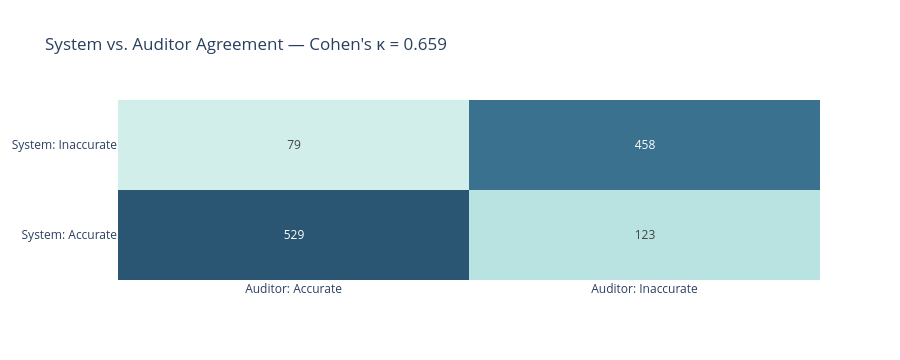

Notebook code cell kept with this figure:
### Markdown cell above
## 4. Accuracy — Cohen's kappa on the audited sample

For the ~10% of district-collection-months that received a manual accuracy audit, we simulate a second, independent auditor rating (with realistic inter-rater noise) and measure agreement using Cohen's kappa — the standard statistic for categorical inter-rater reliability.

### Code cell
from sklearn.metrics import cohen_kappa_score, confusion_matrix

audited = submissions.dropna(subset=["accuracy_score"]).copy()
audited["system_label"] = np.where(audited.accuracy_score >= 0.90, "Accurate", "Inaccurate")

rng = np.random.default_rng(5)
# second rater agrees most of the time but has independent noise -> realistic kappa < 1
noisy_score = np.clip(audited.accuracy_score.values + rng.normal(0, 0.06, len(audited)), 0, 1)
audited["auditor_label"] = np.where(noisy_score >= 0.90, "Accurate", "Inaccurate")

kappa = cohen_kappa_score(audited.system_label, audited.auditor_label)
cm = confusion_matrix(audited.system_label, audited.auditor_label, labels=["Accurate", "Inaccurate"])

print(f"Audited records: {len(audited):,}")
print(f"Cohen's kappa (system vs. auditor): {kappa:.3f}")
interp = ("almost perfect" if kappa > 0.8 else "substantial" if kappa > 0.6 else
          "moderate" if kappa > 0.4 else "fair" if kappa > 0.2 else "slight")
print(f"Interpretation (Landis & Koch, 1977): {interp} agreement")

fig = go.Figure(go.Heatmap(z=cm, x=["Auditor: Accurate", "Auditor: Inaccurate"],
                            y=["System: Accurate", "System: Inaccurate"],
                            text=cm, texttemplate="%{text}", colorscale="Teal", showscale=False))
fig.update_layout(template=PLOT_TEMPLATE, height=360,
                   title=f"System vs. Auditor Agreement — Cohen's κ = {kappa:.3f}")
fig.show()

### Figure 1 — Plotly figure (JSON) as saved in the notebook; plotly's stock layout.template omitted (floating-point values rounded to 4 significant figures)
{"data": [{"colorscale": [[0.0, "rgb(209, 238, 234)"], [0.1667, "rgb(168, 219, 217)"], [0.3333, "rgb(133, 196, 201)"], [0.5, "rgb(104, 171, 184)"], [0.6667, "rgb(79, 144, 166)"], [0.8333, "rgb(59, 115, 143)"], [1.0, "rgb(42, 86, 116)"]], "showscale": false, "text": [[529, 123], [79, 458]], "texttemplate": "%{text}", "type": "heatmap", "x": ["Auditor: Accurate", "Auditor: Inaccurate"], "y": ["System: Accurate", "System: Inaccurate"], "z": [[529, 123], [79, 458]]}], "layout": {"height": 360, "title": {"text": "System vs. Auditor Agreement — Cohen's κ = 0.659"}}}
